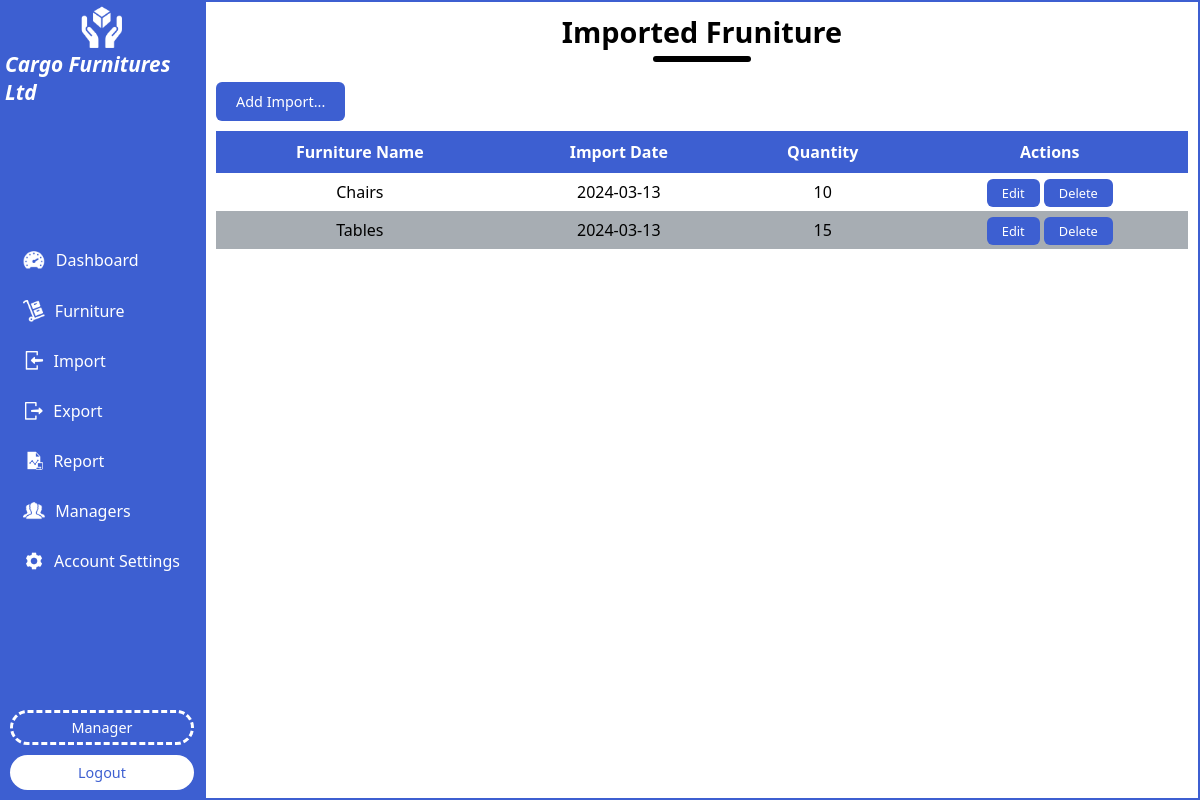
Page /import.php (signed in) on the earlier database version.
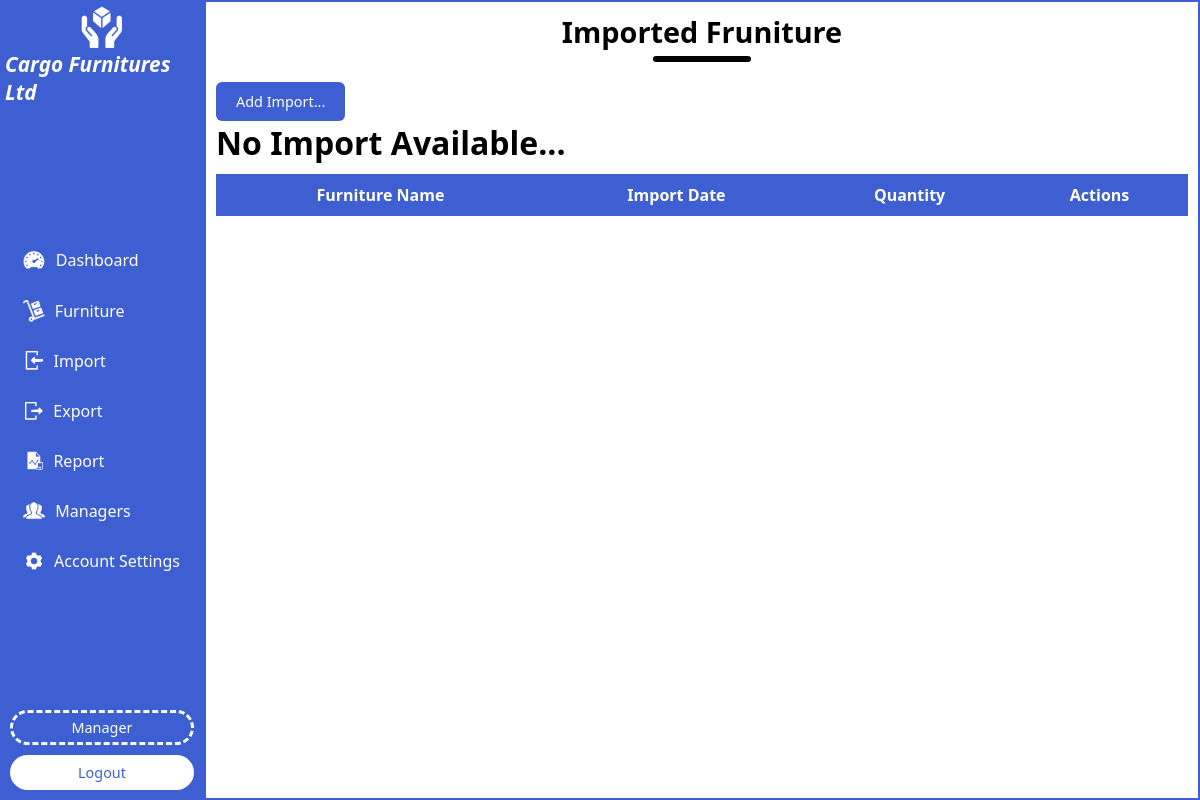
Same page on the later database version.
### tables this page shows
CREATE TABLE `import` (
  `import_id` int(11) NOT NULL,
  `furniture_id` int(11) NOT NULL,
  `import_date` date NOT NULL DEFAULT current_timestamp(),
  `quantity` varchar(50) NOT NULL
);

CREATE TABLE `furniture` (
  `furniture_id` int(11) NOT NULL,
  `furniture_name` varchar(40) NOT NULL,
  `furniture_owner_name` varchar(40) NOT NULL
);

### import.php (the view, shortened to what this page needs)
<?php
include("session.php");
?>
<!DOCTYPE html>
<html lang="en">
<head>
    <link rel="stylesheet" href="style.css">
</head>
<body>
    <div class="dashboard-container">
        <?php
            include("sidebar.php");
        ?>
        <div class="dashboard-right">
            <div class="right-title">
                <h1>Imported Fruniture</h1>
                <div class="line"></div>
            </div>
            <div class="right-content">
                <div class="buttons">
                    <a href="add_import.php">Add Import...</a>
                </div>
                <table>
                    <tr>
                        <th>Furniture Name</th>
                        <th>Import Date</th>
                        <th>Quantity</th>
                        <th>Actions</th>
                    </tr>
                    <?php
                    $select=$con->query("SELECT * FROM `import`");
                    if(mysqli_num_rows($select) > 0){
                    while($row = mysqli_fetch_assoc($select)){
                    ?>
                    <tr>
                        <td><?php
                         $view=$con->query("SELECT furniture_name FROM furniture WHERE furniture_id=".$row['furniture_id']);
                         $one=mysqli_fetch_assoc($view);
                         $furniture_name=$one['furniture_name'];
                         echo $furniture_name;
                         ?></td>
                        <td><?php echo $row['import_date'];?></td>
                        <td><?php echo $row['quantity'];?></td>
                        <td>
                            <a href="edit_import.php?import_id=<?php echo $row['import_id'];?>">Edit</a>
                            <a href="delete_import.php?import_id=<?php echo $row['import_id'];?>">Delete</a>
                        </td>
                    </tr>
                    <?php
                    }
                    }
                    else{
                        echo "<h1>No Import Available...</h1>";
                    }
                    ?>
                </table>
            </div>
        </div>
    </div>
</body>
</html>

### sidebar.php (shortened to what this page needs)
<div class="dashboard-left">
    <div class="head">
        <img src="./imgs/icon.ico" Title="Cargo Furnitures Ltd...">
        <h1>Cargo Furnitures Ltd</h1>
    </div>
    <div class="links">
        <a href="./dashboard.php"><img src="./imgs/dashboard.ico"> Dashboard</a>
        <a href="./furnitures.php"><img src="./imgs/furniture.ico"> Furniture</a>
        <a href="./import.php"><img src="./imgs/import.ico"> Import</a>
        <a href="./export.php"><img src="./imgs/export.ico"> Export</a>
        <a href="./report.php"><img src="./imgs/report.ico"> Report</a>
        <a href="./managers.php"><img src="./imgs/managers.ico"> Managers</a>
        <a href="./account_settings.php"><img style="width:10%;" src="./imgs/settings.ico"> Account Settings</a>
    </div>
    <div class="end">
        <p><?php echo $_SESSION['cargo_manager'];?></p>
        <a href="./logout.php">Logout</a>
    </div>
</div>

### style.css (style rules this page uses)
* { margin: 0; padding: 0; box-sizing: border-box; }
body { background: #fff; font-family: system-ui, -apple-system, BlinkMacSystemFont, "Segoe UI", Roboto, Oxygen, Ubuntu, Cantarell, "Open Sans", "Helvetica Neue", sans-serif; }
::placeholder { color: black; font-size: 0.9rem; }
.dashboard-container { width: 100%; display: flex; flex-direction: row; align-items: center; justify-content: space-between; }
.dashboard-left { background: rgb(61, 95, 209); width: 17%; display: flex; flex-direction: column; align-items: center; justify-content: space-between; height: 100vh; overflow-y: auto; }
.dashboard-left .head { display: flex; flex-direction: column; align-items: center; justify-content: center; color: #fff; padding: 5px; }
.dashboard-left .head img { width: 23%; }
.dashboard-left .head h1 { font-weight: bold; font-size: 1.3rem; font-style: italic; }
.dashboard-left .links { display: flex; flex-direction: column; align-items: flex-start; justify-content: flex-start; gap: 28px; }
.dashboard-left .links a { color: #fff; text-decoration: none; font-weight: 500; display: flex; flex-direction: row; align-items: center; justify-content: center; transition: 0.3s ease-in; }
.dashboard-left .links a img { width: 15%; margin-right: 10px; }
.dashboard-left .end { display: flex; flex-direction: column; align-items: center; justify-content: center; margin-bottom: 10px; width: 90%; }
.dashboard-left .end p { color: #fff; text-transform: capitalize; font-weight: 500; padding: 5px 15px; border-style: dashed; width: 100%; text-align: center; border-radius: 50px; font-size: 0.9rem; }
.dashboard-left .end a { padding: 8px 15px; color: rgb(61, 95, 209); background: #fff; font-size: 0.9rem; margin-top: 10px; width: 100%; text-align: center; border-radius: 50px; font-weight: 500; text-decoration: none; }
.dashboard-right { width: 83%; border: 2px solid rgb(61, 95, 209); padding: 10px; display: flex; flex-direction: column; height: 100vh; overflow-x: auto; }
.right-title { display: flex; flex-direction: column; align-items: center; justify-content: center; }
.right-title h1 { font-size: 1.8rem; }
.right-title .line { padding: 3px; background: black; width: 10%; margin-top: 5px; border-radius: 50px; }
.right-content { margin-top: 20px; width: 100%; }
.right-content .buttons { display: flex; flex-direction: row; align-items: center; justify-content: flex-start; }
.right-content .buttons a { padding: 10px 20px; background: rgb(61, 95, 209); color: #fff; text-decoration: none; font-weight: 500; border-radius: 6px; font-size: 0.9rem; }
.right-content table { width: 100%; border-collapse: collapse; text-align: center; margin-top: 10px; }
.right-content table tr { text-align: center; }
.right-content table tr:nth-child(odd) { background: rgb(167, 173, 179); }
.right-content table tr th { background: rgb(61, 95, 209); color: #fff; padding: 10px; }
.right-content table tr td { padding: 8px; font-weight: 500; text-transform: capitalize; }
.right-content table tr td a { padding: 5px 15px; font-weight: 500; background: rgb(61, 95, 209); color: #fff; text-decoration: none; font-size: 0.8rem; border-radius: 6px; }

Differences in the rows shown:
removed import: furniture.furniture_name "Chairs", import_date "2024-03-13", quantity "10"
removed import: furniture.furniture_name "Tables", import_date "2024-03-13", quantity "15"
Other differences:
text now shown: "No Import Available..."
